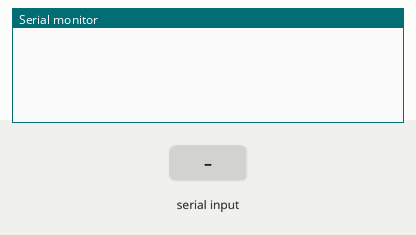
Bench run of a program on a simulated ATmega128, built with avr-gcc and emulated at 16 MHz. On the bench: the last lines printed to the serial monitor. The inputs (shaded band) are chosen by the test bench.

Above: at 1.2 s.
1.3 s: "90,45\n" received over Serial
At 2.5 s:
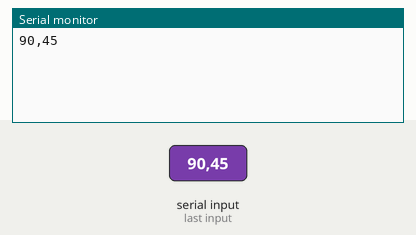
2.8 s: "5\n" received over Serial
At 3.7 s:
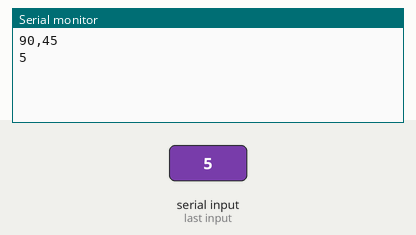

Measured:
- after the input at 1.3 s, the serial monitor: prints a new line at once (image 1)
- after the input at 2.8 s, the serial monitor: prints a new line at once (image 2)

The program:

main.c
```c
/*
 * 12.I2C_M_LOOKBACK.c
 *
 * Created: 2026-06-30 오전 10:45:43
 * Author : kccistc
 */


#define F_CPU 16000000UL
#include <avr/io.h>
#include <avr/interrupt.h> // sei cli ....etc interrupt function
#include <stdio.h>

#include "uart0.h"
#include "i2c_s_lookback.h"

volatile int msec_count = 0;

//파일을 맵핑해줘야됨. p232
FILE OUTPUT = FDEV_SETUP_STREAM(UARTO_transmit, NULL, _FDEV_SETUP_WRITE);

/*
ISR interrupt service routine : 인터럽트 처리 함수 isr로 시작
TIMER0_OVF_vect : timer0 overflow int가 발생이 되면 이곳으로 진입한다.
250개의 펄스를 count(1ms)하면 이곳으로 자동 진입 한다.
ISR은 가능한 짧게 작성한다.
*/

ISR(TIMER0_OVF_vect){		//4ms timer
	TCNT0 = 6;	// TCNT0 6~256 : 250개 pulse count
	msec_count++;
}

int main(void){


	init_timer0();
	init_uart();

	stdout = &OUTPUT;	// printf 동작 할 수 있도록 stdout을 설정.
	sei();	// 전역(대문) interrrupt 허용
	i2c_main();

    while (1){

	}
}
/*
1. timer 0을 초기화 한다.
	AVR에서 8bit timer 0번, 2번 중에서 0번을 초기화 한다.
	임베디드에서 가장 신경을 써야 할 부분을 초기화 하는 것이다.
	초기화가 잘못되면 이후가 다 꼬인다.
2. 8bit 가지고 1ms를 측정 하는 timer/counter를 만들고자 한다.
2-1. 분주비 설정(1/64)
	16000000hz / 64 = 250,000hz
2-2. 1주기가 잡아먹는 시간 계산
	t = 1/f = 1/250,000 = 0.004ms
2-3. 8bit 가지고 count 하는 시간을 계산 ( 8bit timer ov(over flow)
	0.004ms * 256개  = 1.024ms
	0.004ms * 250개  = 1.000ms, 0.001sec
*/
void init_timer0(void){	//4msec
	TCNT0 = 6;	// TCNT0 6~256 : 250개 pulse count

	TCCR0 &= ~(1 << CS02 | 1 << CS01 | 1 << CS00);
	TCCR0 |= 1 << CS02 | 0 << CS01 | 0 << CS00;
	TIMSK |= 1 << TOIE0; // TIMER0 OVERFLOW INT 활성화
}
```

i2c_S_lookback.h
```c
/*
 * i2c_S_lookback.h
 *
 * Created: 2026-06-30 오전 10:55:36
 *  Author: kccistc
 */


#ifndef I2C_M_LOOKBACK_H_
#define I2C_M_LOOKBACK_H_

#define F_CPU 16000000UL
#include <avr/io.h>
#include <avr/interrupt.h> // sei cli ....etc interrupt function
#include <stdio.h>
#include <util/delay.h>  // _delay_ms _delay_us 등


// TWI(I2C) driver

void init_slave_i2c(void);
int i2c_main(void);
#endif /* I2C_M_LOOKBACK_H_ */
```

i2c_s_loopback.c
```c
/*
 * i2c_S_loopback.c
 *
 * Created: 2026-06-30 오전 10:52:51
 *  Author: kccistc
 */
/*
	"ABC" 문자열을 slave로 전송하고 slave가 돌려보낸 문자열을 수신한여 uart로 출력 하는 loop-back test program을 작성 한다.
	atmega128a 2개를 연결한다 1개는 master 1개는 slave로 동작 하도록 한다.


	H/W 조건
	=========
	1. I2C 연결
	pull-up 저항은 master만 연결
	PD0 / SCL 10K pull-up
	PD1 / SDA 10K pull-up
	두 atmega의 gnd 라인은 공통연결, vcc는 각자 알아서.

	I2C address = 0x60 7bit만 사용
	0110 0000 --> 1bit를 shift 시킨다 --> 실제 전송--> 1100 0000 C0 0번 bit가 read write 자리임. 읽기시에는 C1임


	2. 속도
	F_CPU : 16MHz I2C 속도 : 100KHz UART : 9600Bps

	3. Handshaking
		ACK / NACK 의 의미

		신호		SDA		Slave 입장에서의 의미
		====================================
		ACK		LOW		다음 바이트도 계속 전송, 정상 수신
		NACK	HIGH	이제 그만 보내쇼.
 */

#include "i2c_s_lookback.h"

// I2C 설정
#define SLAVE_ADDR 0x60		//7bit slave 주소

//tr는 polling rx는 interrupt
//-------------- TWI 상태 코드(SLAVE) --------------------
/* TWSR 의 상태를 보고 코드를 짜야한다 하드웨어가 상태를 변경시킨다, 사람이 바꾸는게 아님. DATASHEET P.288
TWSR(TWI Status Register) : 7번 ~ 3번 bit를 참조. 역할 -> i2c 통신의 전송상태나 오류를 나타 낸다.
*/

// 아래의 코드를 수신하면 ISR(TWI_vect) 상태로 분기 된다. 인터럽트 서비스 루틴으로 슈윳

//Table 26-5 Status Codes for Slave Receiver Mode
#define TWSR_SR_SLA_ACK	0x60		//	Own SLA+W has been received, ACK has been returned
#define TWSR_SR_DATA_ACK 0x80		//	Previously addressed with own SLA+W; data has been received; ACK has been returned
#define TWSR_SR_STOP 0xA0			//	A STOP condition or repeated START condition has been received while still addressed as Slave

//Table 26-6 Status Codes for Slave Transmitter Mode
#define TWSR_ST_SLA_ACK 0xA8		//	Own SLA+R has been received; ACK has been returned
#define TWSR_ST_DATA_ACK 0xB8		//	Data byte in TWDR has been transmitted; ACK has been received
#define TWSR_ST_DATA_NACK 0xC0		//	Data byte in TWDR has been transmitted; NOT ACK has been received
#define TWSR_ST_LAST_DATA 0xC8		//	Last data byte in TWDR has been transmitted (TWEA =“0”); ACK has been received

/*
	ATmega128a TWI(I2C) 관련 register
	TWCI : TWI control register // book p.391
		- 긱 bit의 역할
		TWINT	:7	인터럽트 플래그 ( 1이면 CLEAR) 명령을 내린 I2C 작업이 완료되고 기다릴때 하드웨어에 의해 세트됨.
		TWEA	:6	ACK enable (1을 세팅하면 자동으로 ACK 펄스가 생성됨, 0이면 NACK 펄스 생성)
		TWSTA	:5	START 신호 발생 / 마스터 모드에서 전송을 시작하기 위해
		TWSTO	:4	STOP 신호 발생 / 마스터 모드에서 전송을 끝내기 위해
		TWWC	:3
		TWEN	:2	TWI(I2C) 활성화
		XXXX	:1	미사용
		TWIE	:0	TWI interrupt 활성화 : TWI 데이터 전송이 완료 된 경우 인터럽트 발생을 허용
	TWSR : TWI status register // 상위 5비트 == 상태 코드, 하위 2비트 == 분주비prescaler
	TWBR : TWI bit rate register
	TWDR : TWI  data register
	TWAR : TWI address register ( slave 모드에서만 사용 : 나의 어드레스를 설정하는 것)
나머지 비트는 직접 찾아보자
*/
#define RX_SIZE 16
volatile uint8_t rx_buff[RX_SIZE];			// 최적화 방지용 컴파일러
volatile int rx_len;					// 수신 byte 수
volatile int tx_index;					// 송신 index

///////////////////////////////////////
// TWI interrupt service routine
//////////////////////////////////////

ISR(TWI_vect){
	uint8_t st = TWSR & 0xf8;		// 7 - 3 bit 값을 덮어 씌운다

	switch(st){
// slave 수신 단계.============================================
		case TWSR_SR_SLA_ACK:	// 노예 주소 읽쓱수신 ack 전송
			rx_len = 0;
			TWCR = (1 << TWINT | 1 << TWEA | 1 << TWEN | 1 << TWIE);	// ack 발사
			break;

		case TWSR_SR_DATA_ACK:	// 노예 데이터 수신 ack 전송
			if(rx_len < RX_SIZE){
				rx_buff[rx_len++] = TWDR;
			}
			TWCR = (1 << TWINT | 1 << TWEA | 1 << TWEN | 1 << TWIE);	// ack 발사
			break;

		case TWSR_SR_STOP:		// 노예 멈춰 현재 loopback 코드상에서 만든 거임. 네이밍을 이래함 잠시 멈춰야해서
			tx_index = 0;		// 주석 처리 해보기 이친구가 문제가 있다.
			TWCR = (1 << TWINT | 1 << TWEA | 1 << TWEN | 1 << TWIE);	// 읽기 모드로 대기
			break;
// slave 전송 단계.================================================
		case TWSR_ST_SLA_ACK:	// 노예 읽기모드 수신 ack 전송
			tx_index = 0;		// 첫번째 byte 수신 준비?// d아래 부분

			// ack 를 이미 전송한 뒤기 때문에 첫번째 바이트 송신 준비를 해야된다?
			if( tx_index < rx_len){
				TWDR = rx_buff[tx_index++];
			}else{
				TWDR = '?'; // 버퍼 이상 발생 : dummy data
			}

			TWCR = (1 << TWINT | 1 << TWEA | 1 << TWEN | 1 << TWIE);	// 현재 작업 완료 처리 후 TWI 재개, 이후 주소 매칭 시 ACK 허용
			break;
		case TWSR_ST_DATA_ACK:	// 데이터 전송 : 악 수신
			if( tx_index < rx_len){
				TWDR = rx_buff[tx_index++];
			}else{
				TWDR = '?'; // 버퍼 이상 발생 : dummy data
			}

			TWCR = (1 << TWINT | 1 << TWEA | 1 << TWEN | 1 << TWIE);	// ack 준비
			break;
		case TWSR_ST_DATA_NACK:		//nack 받으면 송신 종료
		case TWSR_ST_LAST_DATA:		// 마지막 데이터 전송 + ack 수신 @@@@점검
			tx_index = 0;
			TWCR = (1 << TWINT | 1 << TWEA | 1 << TWEN | 1 << TWIE);	// ack 준비
			break;
		default:	//error 복구 twint clear, ack 재활성화 한다.
			TWCR = (1 << TWINT | 1 << TWEA | 1 << TWEN | 1 << TWIE);	// ack 준비
			break;
	}
}

// TWI(I2C) driver
void init_slave_i2c(void){		//초기화
	TWAR = (SLAVE_ADDR << 1);
	TWCR = ( 1 << TWEA | 1 << TWEN | 1 << TWIE);		// ack 활성화
}

int i2c_main(void){

	init_slave_i2c();
	sei();

	while(1){
	}
}
```

uart0.c
```c
/*
 * uart0.c
 *
 * Created: 2026-06-30 오전 10:45:43
 * Author : kccistc
 */


#include "uart0.h"

#include <stdio.h>

void init_uart(void);
void UARTO_transmit(unsigned char data);

volatile int u_front = 0;
volatile int u_rear = 0;


//pc로부터 1byte가 들어오면 자동적으로 이곳으로 진입한다.
//ex) led_all_on\n 이면 11번 이곳으로 진입 한다.
ISR(USART0_RX_vect){ // 크기가 디파인된 원형큐를 만들어서 동작한다

	volatile unsigned char data;
	volatile static int i = 0;
	data = UDR0;	//UDR0의 내용은 data에 copy가 아닌 move임. 즉 사라진다는 소리.

	UARTO_transmit(data);	// uart0 송신이 제대로 동작 하고 있는지 확인용,.

	if(data == '\n' || data == '\r'){
		if((u_rear+1) % QUEUE_SIZE == u_front % QUEUE_SIZE){
			return;	//queue full states
		}
		rx_buff[u_rear][i] = '\0';	// 문장의 끝인 null 삽입
		i = 0;	// next string 저장을 위한 index 초기화.
		u_rear = (u_rear + 1) % QUEUE_SIZE; // 0~9
	}else{
		if((u_rear+1) % QUEUE_SIZE == u_front % QUEUE_SIZE){
			return;	//queue full states
		}
		rx_buff[u_rear][i++] = data;
	}
}
/*
1. 전송속도를 초기화 9600bps
2. start / stop bit 설정
3. RX(수신) : interrupt 로 설정 TX(송신) : polling
*/
void init_uart(void){
	//1. 전송속도 : 9600bps
	UBRR0H = 0x00;
	UBRR0L = 207; // 9600bps /p 219
	UCSR0A |= 1 << U2X0; // 2배속 설정

	//2. UART0 를 송신하고 수신이 다 가능하고 RX interrupt가 가능하도록 설정.
	UCSR0B |= 1 << RXEN0 | 1 << TXEN0 | 1 << RXCIE0;
}

// UARTO로 1byte를 전송 하는 함수
void UARTO_transmit(unsigned char data){
	while(!(UCSR0A & 1 << UDRE0)){ //data가 송신중이면 송신이 끝날때까지 기다림
		;	// no operation
	}
	UDR0 = data; // hw 전송 register에 data를 집어 넣는다.
}

//짝수 페러티 ,홀수 페러티,

void UART0_print_string(char *str){ // 문자열 송신용 하나씩 찢어서 보내기
	for(int i = 0; str[i]; i++){
		UARTO_transmit(str[i]);
	}
}

void UART0_print_1_byte_number(unsigned char n){ // 1바이트짜리 숫자 송신용
	char numstring[4] = "0";
	int i , index = 0;

	if(n>0){
		for(i = 0; n != 0; i++){
			numstring[i] = n % 10 + '0';
			n = n/10;
		}
		numstring[i] = '\0';
		index = i - 1;
	}
	for(i = index; i >= 0; i--){
		UARTO_transmit(numstring[i]);
	}
}

int passing(int a, int b){
	int answer = 0;
	int pas_front = rx_buff[u_front][a] - '0';
	int pas_rear = rx_buff[u_front][b] - '0';
	answer = pas_front*10 + pas_rear;
	return answer;
}

/*
void pc_command_processing(t_ds1302 *ds1302){
	if(u_front != u_rear){	// data가 ru_buff에 존재하는지 check

			ds1302->year = passing(6,7);
			ds1302->month = passing(8,9);
			ds1302->date = passing(10,11);
			ds1302->hours = passing(12,13);
			ds1302->minutes = passing(14,15);
			ds1302->second = passing(16,17);

			init_ds1302(ds1302);

			u_front = (u_0front + 1) % QUEUE_SIZE;

		}
}

*/
		/*
			setrtcyymmddhhmmss

			예를 들어 setrtc260629101411 이란 정보가 넘어왔어 그러면
			하나의 문자열 배열로 넘어오는데 5번까지는 무시하고 6번부터
			67은 ds1302->year
			89는 ds1302->month
			10 11 은 ds1302->date
			12 13 은 ds1302->hours
			14 15 는 ds1302->minutes
			16 17 은 ds1302->second
			이렇게 받아와야됨
			6하고 7을 하나로 어떻게 합치지? 언사인드 차로 받아오는데 26이 들어왓어 그러면 2, 6이 들어온다
		*/
```

uart0.h
```c
/*
 * uart0.h
 *
 * Created: 2026-06-30 오전 10:45:43
 * Author : kccistc
 */


#ifndef UART0_H_
#define UART0_H_
#define F_CPU 16000000UL  // 16MHz
#include <avr/io.h>  // PORTA PORTB PORTD... IO관련 reg가 들어 있다.
#include <util/delay.h>  // _delay_ms _delay_us 등
#include <avr/interrupt.h>
#include <string.h>

#define QUEUE_SIZE 10
#define QUEUE_LENGTH 80

volatile unsigned char rx_buff[QUEUE_SIZE][QUEUE_LENGTH];
void UART0_print_1_byte_number(unsigned char n);
void init_uart(void);
void UART0_print_string(char *str);
void UARTO_transmit(unsigned char data);
//void pc_command_processing(t_ds1302 *ds1302);
int passing(int a, int b);

#endif /* UART0_H_ */
```
